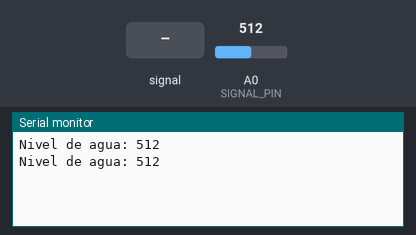
Simulated run of this sketch. Board: Arduino Uno, built with avr-gcc and run on an emulated ATmega328P. Parts: the last lines printed to the serial monitor. The test bench sets the inputs (shaded band); at power-on: A0 (SIGNAL_PIN) = 512.

Above: at 2.8 s.
2.9 s: A0 (SIGNAL_PIN) fed a 200 Hz sine of ±81 counts around its level
At 5.2 s:
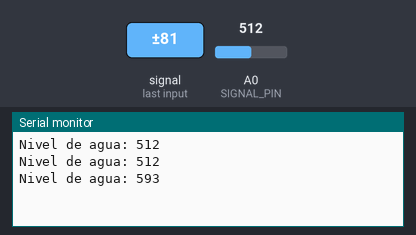
5.6 s: A0 (SIGNAL_PIN) set to 716
At 7.1 s:
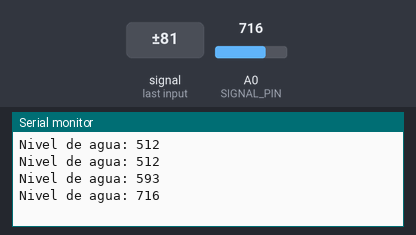
8.3 s: A0 (SIGNAL_PIN) fed a 1000 Hz sine of ±255 counts around its level
At 10.8 s:
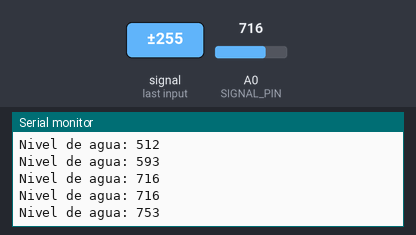
11.0 s: A0 (SIGNAL_PIN) set to 900
At 12.8 s:
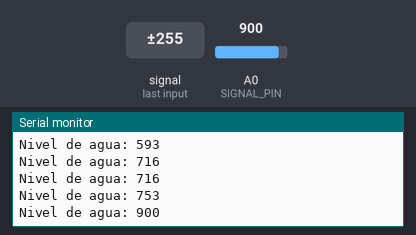
Timing chart, 0 to 14.3 s (numbered marks = the images above; inputs shaded):
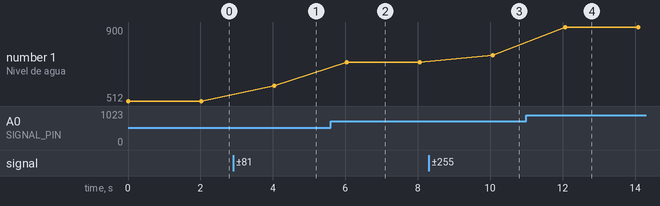

Measured:
- after the input at 2.9 s, the serial monitor: prints a new line after 1.1 s (image 1)
- after the input at 5.6 s, the serial monitor: prints a new line after 0.44 s (image 2)
- after the input at 8.3 s, the serial monitor: prints a new line after 1.8 s (image 3)
- after the input at 11.0 s, the serial monitor: prints a new line after 1.1 s (image 4)
- plotted number 1: 512 → 593 after the input at 2.9 s, 593 → 716 after the input at 5.6 s, 716 → 753 after the input at 8.3 s, 753 → 900 after the input at 11.0 s

The sketch:

efigro_04_medicion_de_nivel_de_agua.ino
```cpp
/*-------INICIO DEL CÓDIGO, COPIAR DESDE ESTA PARTE-------*/
// Parte 1: definiciones generales de las variables y constantes que se van a utilizar en el código
const int POWER_PIN = 7; //Le indico al programa que el pin 7 se va a usar para suministrar energía
const int SIGNAL_PIN = A0; //Le indico al programa que el pin A0 se va a usar para leer la señal del sensor
int nivel = 0; // variable que va a registrar el nivel de agua


// Parte 2: la función setup es una función que no tiene parámetros de entrada y que no devuelve ningún valor. Es una de las dos funciones que obligadamente aparecen en cualquier programa Arduino. En esta función inicializamos el hardware y su conexión con la PC. Es una función que correrá una sola vez al inicio del programa
void setup() {
 Serial.begin(9600); // Se inicia la comunicación con el monitor de la PC a una velocidad de 9600 bits por segundo (baudios)
 pinMode(POWER_PIN, OUTPUT);   // configuro el pin 7 como salida (de energía eléctrica)
 digitalWrite(POWER_PIN, LOW); // me aseguro de que al inicio el pin de salida esté apagado (LOW = Apagado)
}


// Parte 3: la función loop es la segunda función obligatoria de un programa Arduino. Al igual que la función setup no tiene parámetros de entrada y que no devuelve ningún valor. Una vez que el programa esté corriendo esta función se ejecutará una y otra vez mientras la placa tenga alimentación eléctrica
void loop() {
 digitalWrite(POWER_PIN, HIGH);  // le doy energía al sensor (HIGH = Encendido)
 delay(10);                      // le digo al programa que espere 10 milisegundos
 nivel = analogRead(SIGNAL_PIN); // registro la lectura del sensor
 digitalWrite(POWER_PIN, LOW);   // le quito la energía al sensor


 Serial.print("Nivel de agua: "); // escribo en pantalla la lectura el texto "Nivel de agua: "
 Serial.println(nivel); // escribo en pantalla la lectura del sensor

 delay(2000); // espero 1000 milisegundos (1 s) antes de volver a correr el código
}
/*-------FIN DEL CÓDIGO-------*/
```
